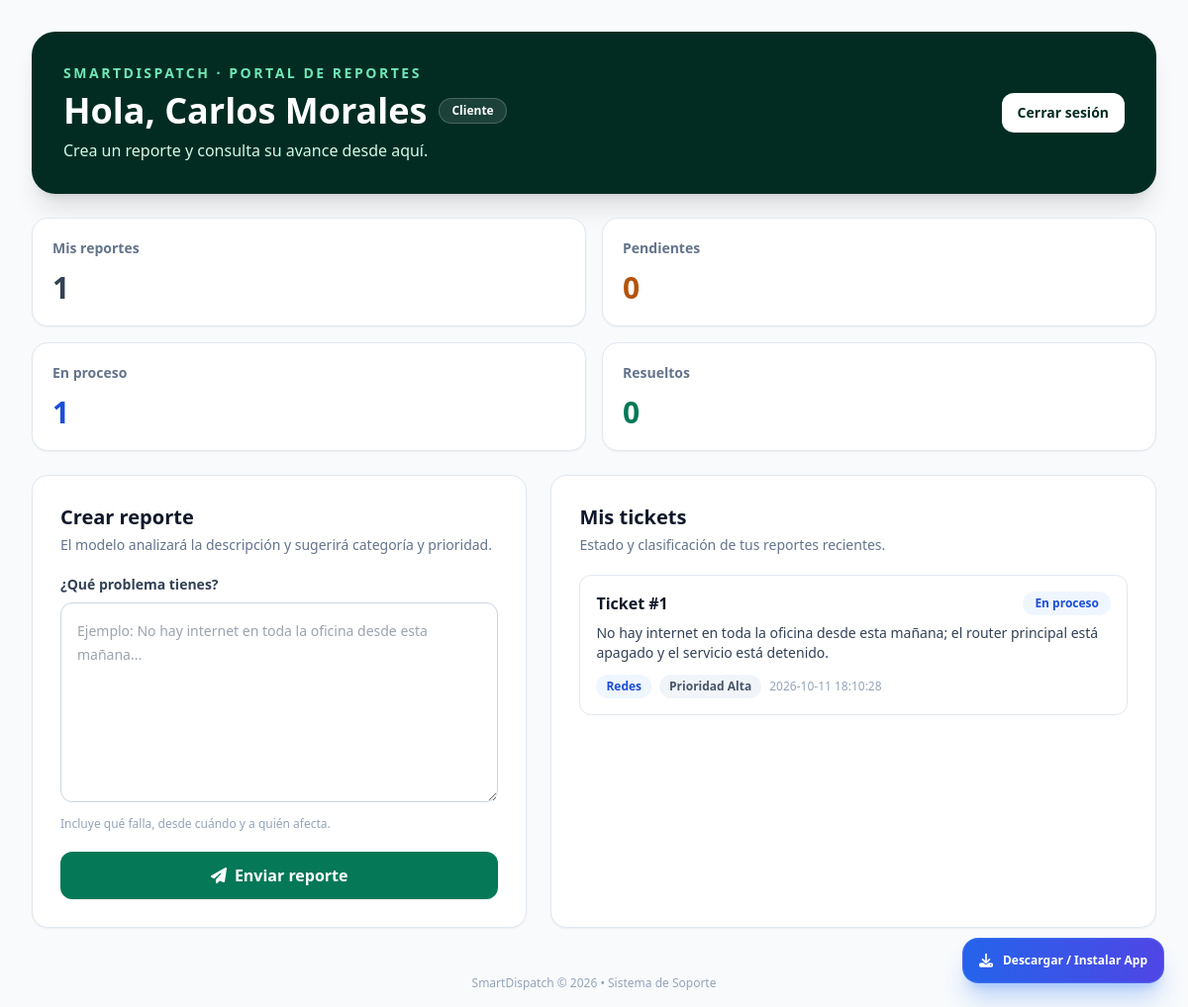
Screenshot of /home (signed in) with the database file from the repository.
### tables this page shows
CREATE TABLE usuarios (
    id INTEGER PRIMARY KEY AUTOINCREMENT,
    rol_id INTEGER NOT NULL,
    nombre VARCHAR(100) NOT NULL,
    email VARCHAR(120) NOT NULL UNIQUE,
    password_hash VARCHAR(255) NOT NULL,
    telefono VARCHAR(20),
    empresa VARCHAR(100),
    estado VARCHAR(20) DEFAULT 'activo', -- 'activo', 'bloqueado'
    creado_en TIMESTAMP DEFAULT CURRENT_TIMESTAMP,
    FOREIGN KEY (rol_id) REFERENCES roles (id) ON DELETE RESTRICT
);

CREATE TABLE tickets (
    id INTEGER PRIMARY KEY AUTOINCREMENT,
    usuario_id INTEGER NOT NULL,
    descripcion TEXT NOT NULL,
    categoria VARCHAR(100),
    prioridad VARCHAR(20) DEFAULT 'Media',
    tecnico_asignado_id INTEGER,
    estado VARCHAR(30) DEFAULT 'Pendiente',
    creado_en TIMESTAMP DEFAULT CURRENT_TIMESTAMP,

    FOREIGN KEY (usuario_id)
        REFERENCES usuarios(id)
        ON DELETE CASCADE,

    FOREIGN KEY (tecnico_asignado_id)
        REFERENCES usuarios(id)
        ON DELETE SET NULL
);

### app.py (the view, shortened to what this page needs)
@app.route("/home")
@login_required
def home():
    rol = session.get("rol")
    conn = database.get_db()
    cursor = conn.cursor()
    cursor.execute("""
        SELECT t.id, t.descripcion, t.categoria, t.prioridad, t.estado,
               t.creado_en, u.nombre AS usuario_nombre, u.email AS usuario_email,
               tecnico.nombre AS tecnico_nombre
        FROM tickets t
        JOIN usuarios u ON t.usuario_id = u.id
        LEFT JOIN usuarios tecnico ON t.tecnico_asignado_id = tecnico.id
        WHERE (? != 'cliente' OR t.usuario_id = ?)
        ORDER BY CASE t.prioridad WHEN 'Alta' THEN 0 WHEN 'Media' THEN 1 ELSE 2 END,
                 t.creado_en DESC
    """, (rol, session["user_id"]))
    tickets_lista = cursor.fetchall()
    if rol == "cliente":
        cursor.execute("""
            SELECT COUNT(*) AS total,
                   SUM(CASE WHEN estado = 'Pendiente' THEN 1 ELSE 0 END) AS pendientes,
                   SUM(CASE WHEN estado = 'En proceso' THEN 1 ELSE 0 END) AS en_proceso,
                   SUM(CASE WHEN estado = 'Resuelto' THEN 1 ELSE 0 END) AS resueltos
            FROM tickets WHERE usuario_id = ?
        """, (session["user_id"],))
        stats = cursor.fetchone()
        conn.close()
        return render_template("client_dashboard.html", tickets=tickets_lista, stats=stats)

### app.py (called while the page is built)
def login_required(f):
    @wraps(f)
    def decorated_function(*args, **kwargs):
        if "user_id" not in session:
            flash("Por favor inicia sesión para continuar.", "warning")
            return redirect(url_for("login"))
        return f(*args, **kwargs)
    return decorated_function

### database.py (called while the page is built)
def get_db():
    conn = sqlite3.connect(DB_PATH)
    conn.row_factory = sqlite3.Row
    conn.execute("PRAGMA foreign_keys = ON")
    return conn

### templates/client_dashboard.html (shortened to what this page needs)
{% extends "base.html" %}
{% block content %}
<div class="w-full max-w-6xl space-y-6">
    <header class="flex flex-col gap-4 rounded-3xl bg-emerald-950 p-6 text-white shadow-xl sm:flex-row sm:items-center sm:justify-between sm:p-8"><div><p class="text-sm font-semibold uppercase tracking-[0.18em] text-emerald-300">SmartDispatch · Portal de reportes</p><div class="mt-2 flex flex-wrap items-center gap-3"><h1 class="text-3xl font-bold sm:text-4xl">Hola, {{ session.get('nombre') }}</h1><span class="rounded-full border border-white/20 bg-white/10 px-3 py-1 text-xs font-bold">Cliente</span></div><p class="mt-2 text-emerald-100">Crea un reporte y consulta su avance desde aquí.</p></div><a href="{{ url_for('logout') }}" class="self-start rounded-xl bg-white px-4 py-2.5 text-sm font-bold text-emerald-950 hover:bg-emerald-100 sm:self-center">Cerrar sesión</a></header>
    <section class="grid gap-4 sm:grid-cols-2 xl:grid-cols-4">{% set cards = [('Mis reportes', stats['total'] or 0, 'slate'), ('Pendientes', stats['pendientes'] or 0, 'amber'), ('En proceso', stats['en_proceso'] or 0, 'blue'), ('Resueltos', stats['resueltos'] or 0, 'emerald')] %}{% for label, value, color in cards %}<article class="rounded-2xl border border-slate-200 bg-white p-5 shadow-sm"><p class="text-sm font-semibold text-slate-500">{{ label }}</p><p class="mt-3 text-3xl font-bold text-{{ color }}-700">{{ value }}</p></article>{% endfor %}</section>
    <section class="grid gap-6 lg:grid-cols-[0.9fr_1.1fr]">
        <article class="rounded-2xl border border-slate-200 bg-white p-6 shadow-sm sm:p-7"><div class="mb-5"><h2 class="text-xl font-bold text-slate-900">Crear reporte</h2><p class="mt-1 text-sm text-slate-500">El modelo analizará la descripción y sugerirá categoría y prioridad.</p></div><form action="{{ url_for('crear_ticket') }}" method="post"><label for="descripcion" class="mb-2 block text-sm font-bold text-slate-700">¿Qué problema tienes?</label><textarea id="descripcion" name="descripcion" rows="7" required minlength="8" maxlength="2000" placeholder="Ejemplo: No hay internet en toda la oficina desde esta mañana..." class="w-full resize-y rounded-xl border border-slate-300 p-4 text-sm leading-6 text-slate-800 outline-none transition focus:border-emerald-600 focus:ring-4 focus:ring-emerald-100"></textarea><p class="mt-2 text-xs text-slate-400">Incluye qué falla, desde cuándo y a quién afecta.</p><button type="submit" class="mt-5 inline-flex w-full items-center justify-center gap-2 rounded-xl bg-emerald-700 px-5 py-3 font-bold text-white shadow-sm transition hover:bg-emerald-800"><i class="fa-solid fa-paper-plane"></i>Enviar reporte</button></form></article>
        <article class="rounded-2xl border border-slate-200 bg-white p-6 shadow-sm sm:p-7"><div class="mb-5"><h2 class="text-xl font-bold text-slate-900">Mis tickets</h2><p class="mt-1 text-sm text-slate-500">Estado y clasificación de tus reportes recientes.</p></div>{% if tickets %}<div class="space-y-3">{% for ticket in tickets %}<div class="rounded-xl border border-slate-200 p-4"><div class="flex flex-wrap items-center justify-between gap-2"><p class="font-bold text-slate-900">Ticket #{{ ticket['id'] }}</p><span class="rounded-full px-3 py-1 text-xs font-bold {% if ticket['estado'] == 'Resuelto' %}bg-emerald-50 text-emerald-700{% elif ticket['estado'] == 'En proceso' %}bg-blue-50 text-blue-700{% else %}bg-amber-50 text-amber-800{% endif %}">{{ ticket['estado'] }}</span></div><p class="mt-2 text-sm leading-5 text-slate-700">{{ ticket['descripcion'] }}</p><div class="mt-3 flex flex-wrap gap-2 text-xs"><span class="rounded-full bg-blue-50 px-2.5 py-1 font-semibold text-blue-700">{{ ticket['categoria'] or 'Sin categoría' }}</span><span class="rounded-full bg-slate-100 px-2.5 py-1 font-semibold text-slate-600">Prioridad {{ ticket['prioridad'] }}</span><span class="self-center text-slate-400">{{ ticket['creado_en'] }}</span></div></div>{% endfor %}</div>{% else %}<div class="rounded-xl bg-slate-50 p-8 text-center"><i class="fa-solid fa-clipboard-list text-3xl text-slate-300"></i><p class="mt-3 font-semibold text-slate-700">Todavía no tienes reportes</p><p class="mt-1 text-sm text-slate-500">Cuando envíes el primero aparecerá aquí.</p></div>{% endif %}</article>
    </section>
</div>
{% endblock %}

### templates/base.html (shortened to what this page needs)
<!DOCTYPE html>
<html lang="es" class="h-full bg-slate-50">
<head>
    <script src="https://cdn.tailwindcss.com"></script>
    <link rel="stylesheet" href="https://cdnjs.cloudflare.com/ajax/libs/font-awesome/6.4.0/css/all.min.css">
</head>
<body class="min-h-full flex flex-col font-sans text-slate-800 antialiased bg-slate-50">
    <main class="flex-1 w-full flex items-start justify-center px-4 py-8 sm:px-6 lg:px-8">
        {% block content %}{% endblock %}
    </main>
    <div id="pwa-install-container" class="fixed bottom-6 right-6 z-50 transition-all duration-300">
        <button id="pwa-install-btn" type="button"
                class="flex items-center space-x-2.5 px-4 py-3 bg-gradient-to-r from-blue-600 to-indigo-600 hover:from-blue-700 hover:to-indigo-700 text-white font-semibold text-xs rounded-2xl shadow-xl shadow-blue-500/30 transform hover:-translate-y-0.5 transition duration-200 border border-blue-400/30">
            <i class="fa-solid fa-download text-sm"></i>
            <span>Descargar / Instalar App</span>
        </button>
    </div>
    <footer class="py-4 text-center text-xs text-slate-400">
        SmartDispatch &copy; 2026 • Sistema de Soporte
    </footer>
</body>
</html>

### rows the page displays
usuarios: get "Carlos Morales"
tickets: estado "En proceso", value "1", id "1", descripcion "No hay internet en toda la oficina desde esta mañana; el router principal está apagado y el servicio está detenido.", categoria "Redes", prioridad "Alta", creado_en "2026-10-11 18:10:28"

### other values shown
{{ label }} "Mis reportes" "Pendientes" "Resueltos"
{{ value }} "1" "0" "0"
